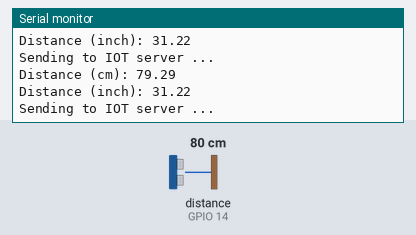
A sketch run on a simulated ESP8266 (NodeMCU). On the bench: the last lines printed to the serial monitor. Wiring (inferred from the names in the program): ultrasonic range finder: trigger GPIO 12; echo GPIO 14. Inputs (shaded band) come from the test bench; at power-on: distance to the obstacle (sensor on GPIO 14) 80 cm. The echo pulse lasts 58.3 µs per cm; WiFi joins after 1.5 s; servers stay silent unless stated.

Above: at 3.0 s.
3.1 s: distance to the obstacle (sensor on GPIO 14) set to 2 cm
At 4.2 s:
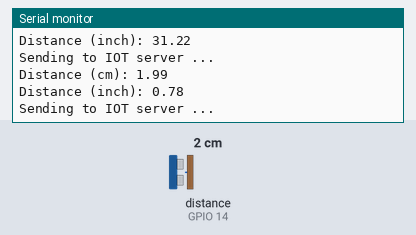
4.6 s: distance to the obstacle (sensor on GPIO 14) set to 4 cm
At 5.6 s:
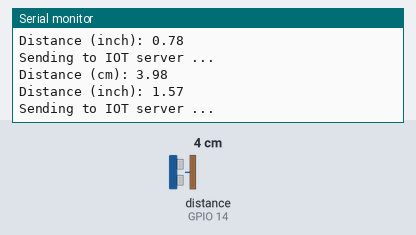
Timing chart, 0 to 7.6 s (numbered marks = the images above; inputs shaded):
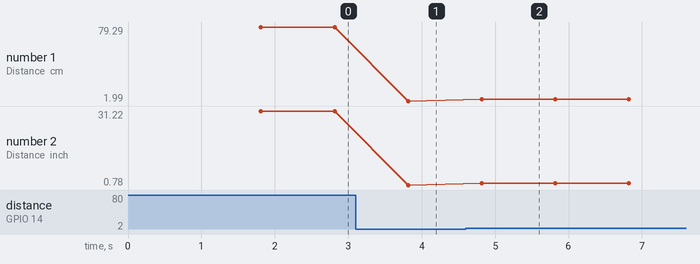

The sketch:

ultrasonic.ino
```cpp
#define BLYNK_PRINT Serial

/* Fill-in your Template ID (only if using Blynk.Cloud) */
#define BLYNK_TEMPLATE_ID "##"
#define BLYNK_DEVICE_NAME "Quickstart Template"
#define BLYNK_AUTH_TOKEN "##"

#include <ESP8266WiFi.h>
#include <BlynkSimpleEsp8266.h>

// You should get Auth Token in the Blynk App.
// Go to the Project Settings (nut icon).
char auth[] = "##";

// Your WiFi credentials.
// Set password to "" for open networks.
char ssid[] = "ProLab";
char pass[] = "*******";

const int trigPin = 12;
const int echoPin = 14;

//define sound velocity in cm/uS
#define SOUND_VELOCITY 0.034
#define CM_TO_INCH 0.393701

long duration;
float distanceCm;
float distanceInch;

void setup() {
  Serial.begin(115200); // Starts the serial communication
  pinMode(trigPin, OUTPUT); // Sets the trigPin as an Output
  pinMode(echoPin, INPUT); // Sets the echoPin as an Input
  Blynk.begin(auth, ssid, pass);
}

void loop() {
  // Clears the trigPin
  digitalWrite(trigPin, LOW);
  delayMicroseconds(2);
  // Sets the trigPin on HIGH state for 10 micro seconds
  digitalWrite(trigPin, HIGH);
  delayMicroseconds(10);
  digitalWrite(trigPin, LOW);

  // Reads the echoPin, returns the sound wave travel time in microseconds
  duration = pulseIn(echoPin, HIGH);

  // Calculate the distance
  distanceCm = duration * SOUND_VELOCITY/2;

  // Convert to inches
  distanceInch = distanceCm * CM_TO_INCH;

  // Prints the distance on the Serial Monitor
  Serial.print("Distance (cm): ");
  Serial.println(distanceCm);
  Serial.print("Distance (inch): ");
  Serial.println(distanceInch);

  Serial.println("Sending to IOT server ...");
  Blynk.virtualWrite(V1,distanceCm);
  Blynk.virtualWrite(V2,distanceInch);


  delay(1000);
}
```

Measured:
- after the input at 3.1 s, the serial monitor: prints a new line after 0.72 s (image 1)
- after the input at 4.6 s, the serial monitor: prints a new line after 0.22 s (image 2)
- plotted number 1: 79.29 → 1.99 after the input at 3.1 s, 1.99 → 3.98 after the input at 4.6 s
- plotted number 2: 31.22 → 0.78 after the input at 3.1 s, 0.78 → 1.57 after the input at 4.6 s
